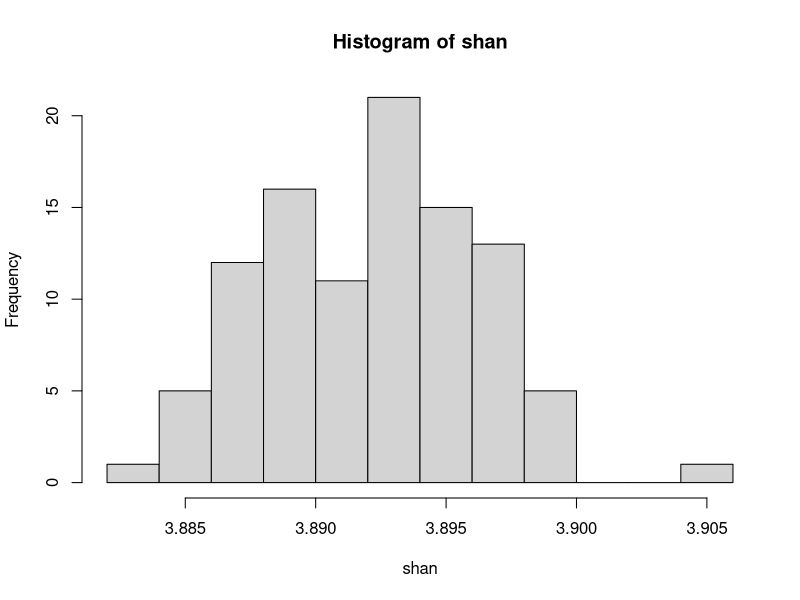
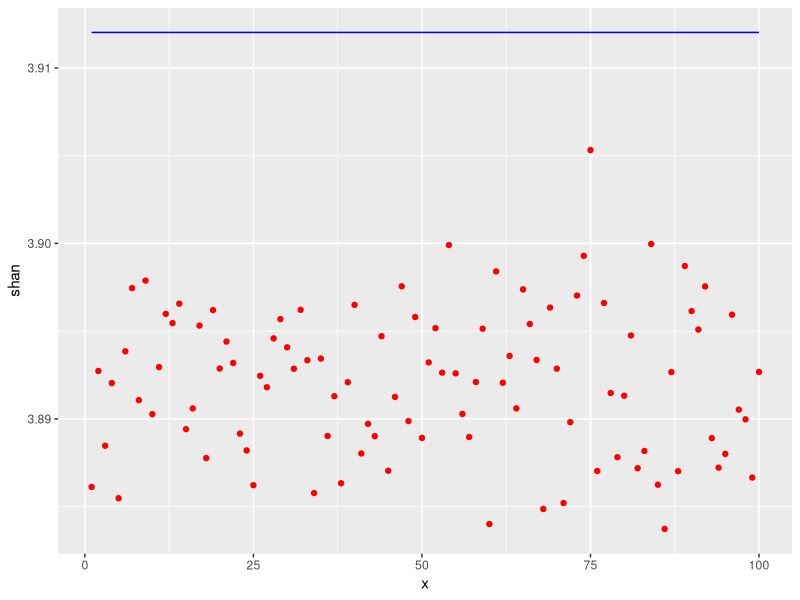

These figures' R source, in order:
## ---- chunk 1

# there are 4 species, a,b,c,d, 10 individuals for each species.
a = 5
b = 10
c = 10
d = 10

- 4 * (10/40)  * log(10/40)

- ((5/35) * log(5/35) + 3 * (10/35)  * log(10/35))


# there are specific numbers of species, which have different number of individuals

library(tidyverse)



shan <- vector()

for (j in 1:100){
species_richness <- vector()

for (i in 1:50){
  t = rpois(1, 25)
  species_richness <- append(species_richness, rep(i, t))
}

shan[j] <- species_richness %>% 
  table() %>% 
  as.data.frame() %>% 
  rename(sp = ".", n = "Freq") %>% 
  mutate(per = n/sum(n), 
         logper = log(per),
         h = per * logper) %>% 
  summarise(shannon = -sum(h)) %>% 
  .$shannon
  
}

hist(shan)




shan_even <- vector()

for (j in 1:100){
  species_richness <- vector()
  
  for (i in 1:50){
    t = rpois(1, 25)
    species_richness <- append(species_richness, rep(i, 10))
  }
  
  shan_even[j] <- species_richness %>% 
    table() %>% 
    as.data.frame() %>% 
    rename(sp = ".", n = "Freq") %>% 
    mutate(per = n/sum(n), 
           logper = log(per),
           h = per * logper) %>% 
    summarise(shannon = -sum(h)) %>% 
    .$shannon
  
}

library(ggplot2)
ggplot(data.frame(x=1:100, shan, shan_even))+ 
  geom_point(aes(x=x, y=shan), col="red") + 
  geom_line(aes(x=x, y=shan_even), col="blue")

